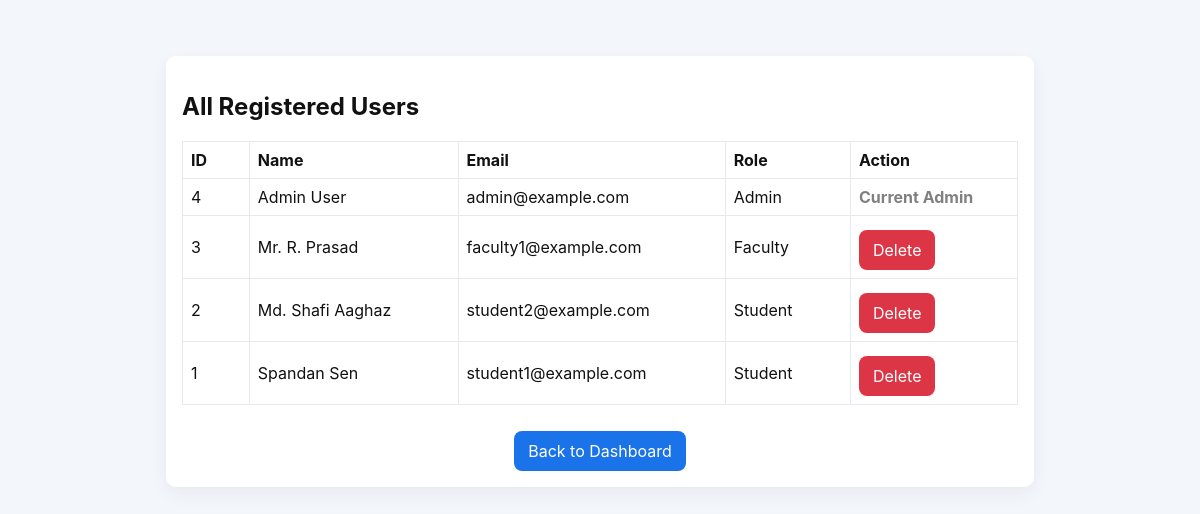
Screenshot of /admin_manage_users.php (signed in) with the database file from the repository.
### tables this page shows
CREATE TABLE users (
  id INT AUTO_INCREMENT PRIMARY KEY,
  name VARCHAR(120) NOT NULL,
  email VARCHAR(150) NOT NULL UNIQUE,
  password VARCHAR(255) NOT NULL,
  role ENUM('student','faculty','admin') NOT NULL,
  created_at TIMESTAMP DEFAULT CURRENT_TIMESTAMP
);

### admin_manage_users.php (the view, shortened to what this page needs)
<?php
require_once "includes/functions.php";
$users = mysqli_query(
    $conn,
    "SELECT * FROM users ORDER BY id DESC"
);
?>
<!DOCTYPE html>
<html>
<head>
<link rel="stylesheet" href="assets/css/style.css">
</head>
<body>
<div class="container" style="max-width:900px; margin:40px auto;">
    <div class="card">
        <h2>All Registered Users</h2>
        <table class="table">
            <thead>
                <tr>
                    <th style="width:8%;">ID</th>
                    <th style="width:25%;">Name</th>
                    <th style="width:32%;">Email</th>
                    <th style="width:15%;">Role</th>
                    <th style="width:20%;">Action</th>
                </tr>
            </thead>
            <tbody>
            <?php while ($row = mysqli_fetch_assoc($users)) { ?>
                <tr>
                    <td>
                        <?= $row['id'] ?>
                    </td>
                    <td>
                        <?= htmlspecialchars($row['name']) ?>
                    </td>
                    <td>
                        <?= htmlspecialchars($row['email']) ?>
                    </td>
                    <td>
                        <?= ucfirst($row['role']) ?>
                    </td>
                    <td>
                    <?php if($row['id'] != $_SESSION['user_id']){ ?>
                        <a
                        href="?delete=<?=$row['id']?>"
                        class="btn"
                        style="background:#dc3545;"
                        onclick="return confirm('Delete this user?')"
                        >
                        Delete
                        </a>
                    <?php } else { ?>
                        <span style="
                            color:gray;
                            font-weight:bold;
                        ">
                            Current Admin
                        </span>
                    <?php } ?>
                    </td>
                </tr>
            <?php } ?>
            </tbody>
        </table>
        <div style="
            margin-top:20px;
            text-align:center;
        ">
            <a href="dashboard.php" class="btn">
                Back to Dashboard
            </a>
        </div>
    </div>
</div>
</body>
</html>

### assets/css/style.css (style rules this page uses)
:root { --primary: #1a73e8; --muted: #6b7280; }
* { box-sizing: border-box; }
body { font-family: Inter, Segoe UI, Arial, sans-serif; margin: 0; background: #f3f6fb; color: #111; }
a { color: var(--primary); text-decoration: none; }
.container { max-width: 1100px; margin: 28px auto; padding: 16px; }
button.btn, a.btn { background: var(--primary); color: #fff; border: none; padding: 10px 14px; border-radius: 8px; cursor: pointer; text-decoration: none; display: inline-block; text-align: center; margin-top: 6px; }
.card { background: #fff; padding: 16px; border-radius: 10px; margin-bottom: 18px; box-shadow: 0 6px 18px rgba(42,59,84,0.06); }
.table { width: 100%; border-collapse: collapse; margin: 12px 0; }
.table th, .table td { padding: 8px; border: 1px solid #e6e9ef; text-align: left; }

### rows the page displays
users: id "4", name "Admin User", email "admin@example.com", role "Admin", shows "Current Admin"
users: id "3", name "Mr. R. Prasad", email "faculty1@example.com", role "Faculty"
users: id "2", name "Md. Shafi Aaghaz", email "student2@example.com", role "Student"
users: id "1", name "Spandan Sen", email "student1@example.com", role "Student"
